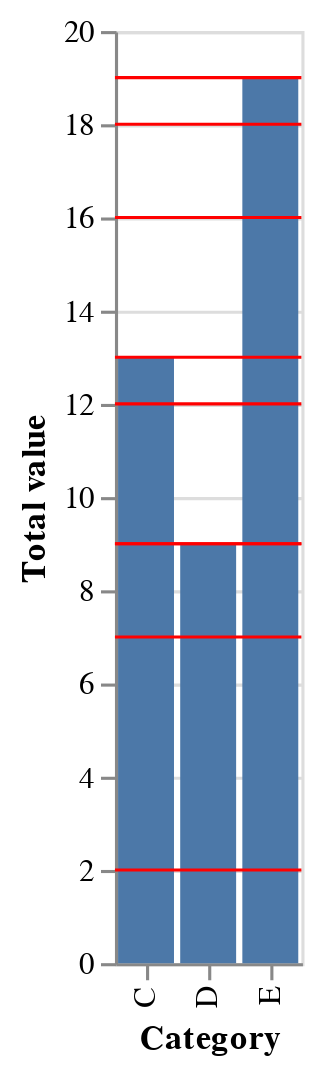

Vega-Lite specification for this chart:
### Vega-Lite specification from a JSON file in a GitHub repository (floating-point values rounded to 4 significant figures)
{"$schema": "https://vega.github.io/schema/vega-lite/v4.json", "description": "A simple bar chart", "data": {"values": [{"a": "C", "b": 2}, {"a": "C", "b": 7}, {"a": "C", "b": 4}, {"a": "D", "b": 1}, {"a": "D", "b": 2}, {"a": "D", "b": 6}, {"a": "E", "b": 8}, {"a": "E", "b": 4}, {"a": "E", "b": 7}]}, "transform": [{"window": [{"op": "sum", "field": "b", "as": "running_total"}], "frame": [-2, 0]}], "layer": [{"mark": "bar", "encoding": {"x": {"field": "a", "type": "nominal", "title": "Category"}, "y": {"aggregate": "sum", "field": "b", "type": "quantitative", "title": "Total value"}, "tooltip": {"aggregate": "sum", "field": "b", "type": "quantitative"}}}, {"mark": "rule", "encoding": {"y": {"field": "running_total", "type": "quantitative"}, "color": {"value": "red"}}}]}
